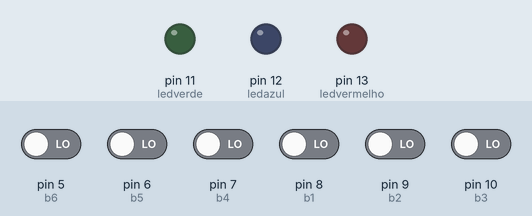
Simulated run of this sketch. Board: Arduino Uno, built with avr-gcc and run on an emulated ATmega328P. Shown: output pins drawn as LEDs (lit = HIGH). The test bench sets the inputs (shaded band); at power-on: pin 5 (b6), pin 6 (b5), pin 7 (b4), pin 8 (b1), pin 9 (b2), pin 10 (b3) LOW.

Above: at 1.2 s.
1.3 s: pin 5 (b6) driven HIGH
At 2.5 s:
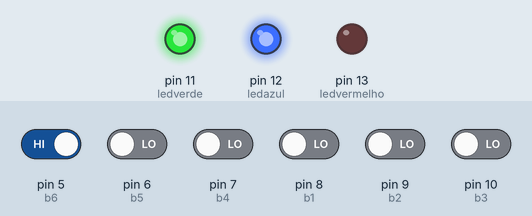
2.8 s: pin 6 (b5) driven HIGH
At 3.7 s:
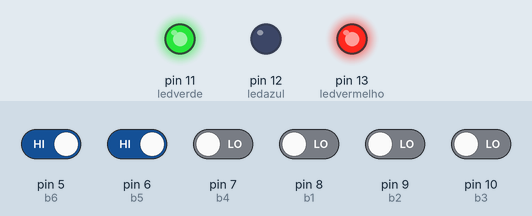
4.3 s: pin 7 (b4) driven HIGH
At 4.8 s:
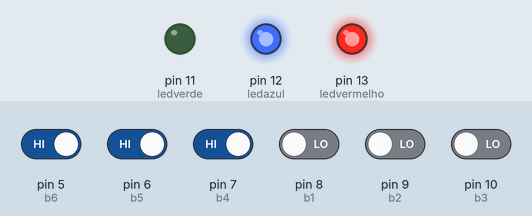
5.8 s: pin 10 (b3) driven HIGH
At 7.0 s:
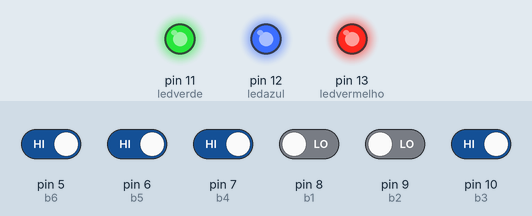
7.3 s: pin 10 (b3) driven LOW
At 8.3 s:
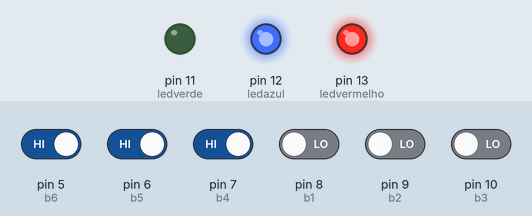
8.8 s: pin 7 (b4) driven LOW
At 9.5 s:
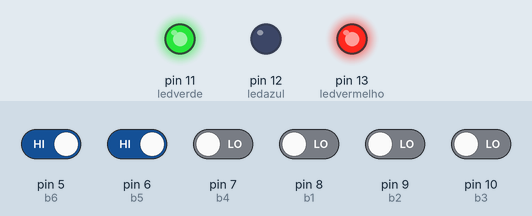
Timing chart, 0 to 11.3 s (numbered marks = the images above; inputs shaded):
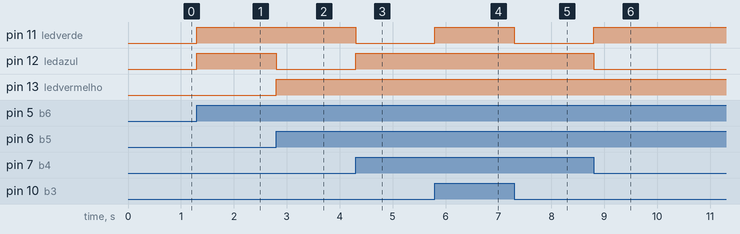

The sketch:

codigo_leds.ino
```cpp
// Definição dos pinos dos botões
int b1 = 8;    // Botão 1 conectado ao pino 8
int b2 = 9;    // Botão 2 conectado ao pino 9
int b3 = 10;   // Botão 3 conectado ao pino 10
int b4 = 7;    // Botão 4 conectado ao pino 7
int b5 = 6;    // Botão 5 conectado ao pino 6
int b6 = 5;    // Botão 6 conectado ao pino 5

// Definição dos pinos dos LEDs
int ledvermelho = 13;  // LED vermelho conectado ao pino 13
int ledazul = 12;      // LED azul conectado ao pino 12
int ledverde = 11;     // LED verde conectado ao pino 11

void setup()
{
  // Configuração dos botões como entradas
  pinMode(b1, INPUT);
  pinMode(b2, INPUT);
  pinMode(b3, INPUT);
  pinMode(b4, INPUT);
  pinMode(b5, INPUT);

  // Configuração dos LEDs como saídas
  pinMode(ledvermelho, OUTPUT);
  pinMode(ledazul, OUTPUT);
  pinMode(ledverde, OUTPUT);
}

void loop()
{
  // Verifica o estado de cada botão e aciona os LEDs correspondentes

  // Botão 1: Acende apenas o LED vermelho
  if(digitalRead(b1)){
    digitalWrite(ledvermelho, HIGH);
  }
  // Botão 2: Acende apenas o LED azul
  else if(digitalRead(b2)){
    digitalWrite(ledazul, HIGH);
  }
  // Botão 3: Acende apenas o LED verde
  else if(digitalRead(b3)){
    digitalWrite(ledverde, HIGH);
  }
  // Botão 4: Acende LED vermelho e azul (combinação magenta)
  else if(digitalRead(b4)){
    digitalWrite(ledvermelho, HIGH);
    digitalWrite(ledazul, HIGH);
    digitalWrite(ledverde, LOW);
  }
  // Botão 5: Acende LED vermelho e verde (combinação amarela)
  else if(digitalRead(b5)){
    digitalWrite(ledvermelho, HIGH);
    digitalWrite(ledazul, LOW);
    digitalWrite(ledverde, HIGH);
  }
  // Botão 6: Acende LED azul e verde (combinação ciano)
  else if(digitalRead(b6)){
    digitalWrite(ledvermelho, LOW);
    digitalWrite(ledazul, HIGH);
    digitalWrite(ledverde, HIGH);
  }
  // Se nenhum botão estiver pressionado, apaga todos os LEDs
  else{
    digitalWrite(ledvermelho, LOW);
    digitalWrite(ledazul, LOW);
    digitalWrite(ledverde, LOW);
  }
} 
```

Measured:
- after the input at 1.3 s, pin 11 (ledverde), pin 12 (ledazul): LOW → HIGH at once
- after the input at 2.8 s, pin 12 (ledazul): HIGH → LOW at once; pin 13 (ledvermelho): LOW → HIGH at once
- after the input at 4.3 s, pin 11 (ledverde): HIGH → LOW at once; pin 12 (ledazul): LOW → HIGH at once
- after the input at 5.8 s, pin 11 (ledverde): LOW → HIGH at once
- after the input at 7.3 s, pin 11 (ledverde): HIGH → LOW at once
- after the input at 8.8 s, pin 11 (ledverde): LOW → HIGH at once; pin 12 (ledazul): HIGH → LOW at once
